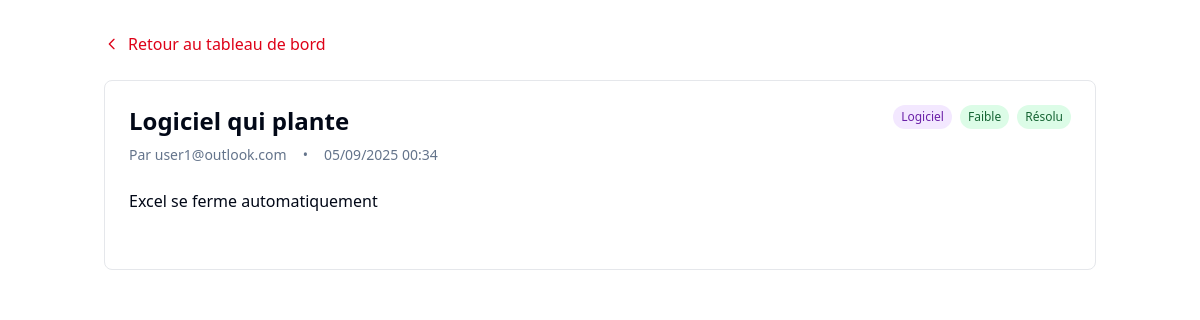
Page /ticket_details.php?id=3 (signed in) on the committed database.
### tables this page shows
CREATE TABLE tickets (
    id INT AUTO_INCREMENT PRIMARY KEY,
    title VARCHAR(255) NOT NULL,
    description TEXT NOT NULL,
    priority ENUM('low', 'medium', 'high') DEFAULT 'medium',
    status ENUM('open', 'in_progress', 'resolved', 'closed', 'no_resolu') DEFAULT 'open',
    problem_type ENUM('hardware', 'software') DEFAULT 'software',
    user_id INT NOT NULL,
    created_at TIMESTAMP DEFAULT CURRENT_TIMESTAMP,
    updated_at TIMESTAMP DEFAULT CURRENT_TIMESTAMP ON UPDATE CURRENT_TIMESTAMP,
    deleted_at TIMESTAMP NULL DEFAULT NULL,
    FOREIGN KEY (user_id) REFERENCES users(id)
);

CREATE TABLE users (
    id INT AUTO_INCREMENT PRIMARY KEY,
    email VARCHAR(255) UNIQUE NOT NULL,
    password VARCHAR(255) NOT NULL,
    role ENUM('user', 'admin') DEFAULT 'user',
    created_at TIMESTAMP DEFAULT CURRENT_TIMESTAMP
);

### ticket_details.php (the view, shortened to what this page needs)
<?php
$db = new Database();
$conn = $db->connect();
$stmt = $conn->prepare("
    SELECT t.*, u.email as user_name
    FROM tickets t
    JOIN users u ON t.user_id = u.id
    WHERE t.id = ? AND (t.user_id = ? OR ? = 'admin')
");
$stmt->execute([$_GET['id'], $_SESSION['user_id'], $_SESSION['role']]);
$ticket = $stmt->fetch(PDO::FETCH_ASSOC);
include 'includes/header.php';
?>
<div class="min-h-screen bg-background">
    <div class="container mx-auto px-4 py-8">
        <div class="mb-6">
            <a href="user_dashboard.php" class="text-primary hover:text-primary/80 flex items-center gap-2">
                <svg class="w-4 h-4" fill="none" stroke="currentColor" viewBox="0 0 24 24">
                    <path stroke-linecap="round" stroke-linejoin="round" stroke-width="2" d="M15 19l-7-7 7-7"></path>
                </svg>
                Retour au tableau de bord
            </a>
        </div>
        <div class="bg-card rounded-lg border p-6">
            <div class="flex justify-between items-start mb-6">
                <div>
                    <h1 class="text-2xl font-bold mb-2"><?php echo htmlspecialchars($ticket['title']); ?></h1>
                    <div class="flex gap-4 text-sm text-muted-foreground">
                        <span>Par <?php echo htmlspecialchars($ticket['user_name']); ?></span>
                        <span>•</span>
                        <span><?php echo date('d/m/Y H:i', strtotime($ticket['created_at'])); ?></span>
                    </div>
                </div>
                <div class="flex items-center gap-4">
                    <div class="flex gap-2">
                        <?php
                        $priorityColors = [
                            'low' => 'bg-green-100 text-green-800',
                            'medium' => 'bg-yellow-100 text-yellow-800',
                            'high' => 'bg-red-100 text-red-800'
                        ];
                        $statusColors = [
                            'open' => 'bg-orange-100 text-orange-800',
                            'in_progress' => 'bg-blue-100 text-blue-800',
                            'resolved' => 'bg-green-100 text-green-800',
                            'closed' => 'bg-gray-100 text-gray-800',
                            'no_resolu' => 'bg-red-100 text-red-800'
                        ];
                        $problemTypeColors = [
                            'hardware' => 'bg-blue-100 text-blue-800',
                            'software' => 'bg-purple-100 text-purple-800'
                        ];
                        $priorityLabels = ['low' => 'Faible', 'medium' => 'Moyenne', 'high' => 'Élevée'];
                        $statusLabels = [
                            'open' => 'Ouvert',
                            'in_progress' => 'En cours',
                            'resolved' => 'Résolu',
                            'closed' => 'Fermé',
                            'no_resolu' => 'Non Résolu'
                        ];
                        $problemTypeLabels = [
                            'hardware' => 'Matériel',
                            'software' => 'Logiciel'
                        ];
                        ?>
                        <span class="px-2 py-1 rounded-full text-xs font-medium <?php echo $problemTypeColors[$ticket['problem_type']] ?? 'bg-gray-100 text-gray-800'; ?>">
                            <?php echo $problemTypeLabels[$ticket['problem_type']] ?? 'Inconnu'; ?>
                        </span>
                        <span class="px-2 py-1 rounded-full text-xs font-medium <?php echo $priorityColors[$ticket['priority']]; ?>">
                            <?php echo $priorityLabels[$ticket['priority']]; ?>
                        </span>
                        <span class="px-2 py-1 rounded-full text-xs font-medium <?php echo $statusColors[$ticket['status']] ?? 'bg-gray-100 text-gray-800'; ?>">
                            <?php echo $statusLabels[$ticket['status']] ?? 'Inconnu'; ?>
                        </span>
                    </div>
                </div>
            </div>
            <div class="prose max-w-none mb-8">
                <p><?php echo nl2br(htmlspecialchars($ticket['description'])); ?></p>
            </div>
        </div>
    </div>
</div>

### rows in the picture
tickets: title "Logiciel qui plante", user.email "user1@outlook.com", created_at "05/09/2025 00:34", problem_type "Logiciel", priority "Faible", status "Résolu", description "Excel se ferme automatiquement"
